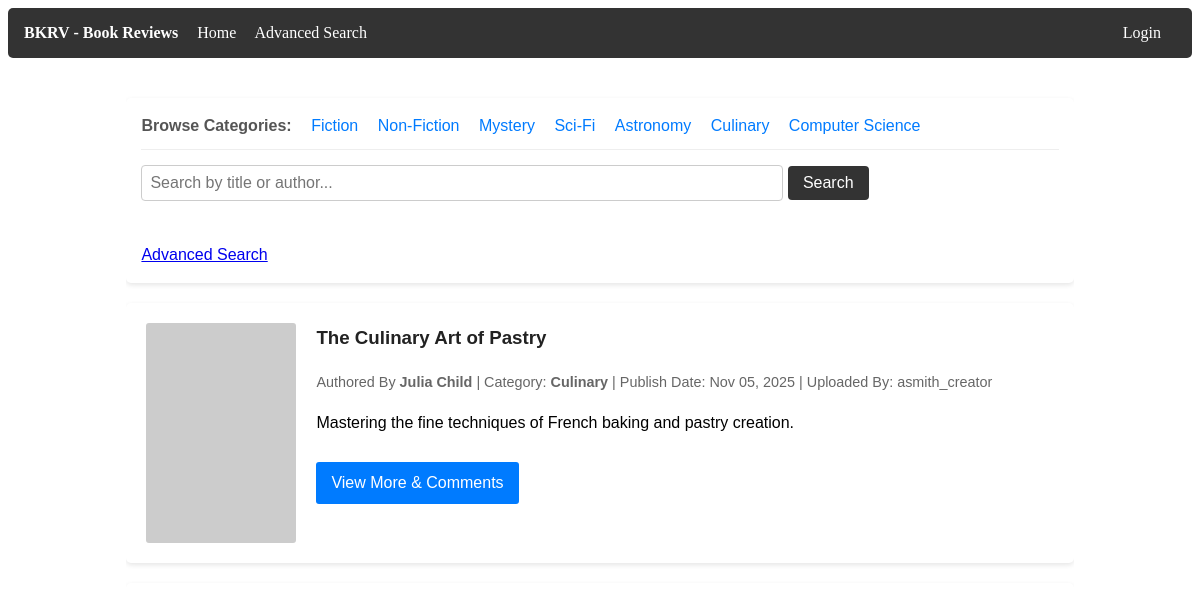
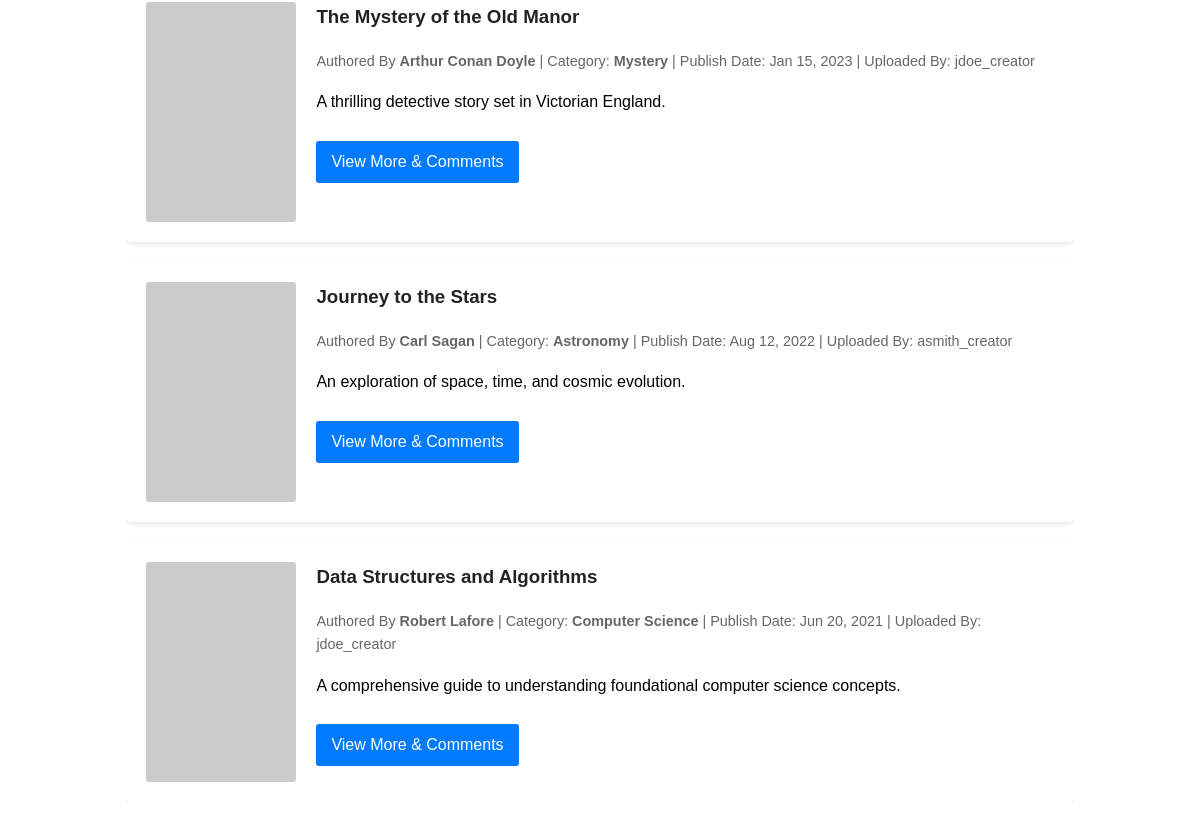
The page /NetBeansProject/HomePage.php on the database as committed earlier (2 pictures, top to bottom).
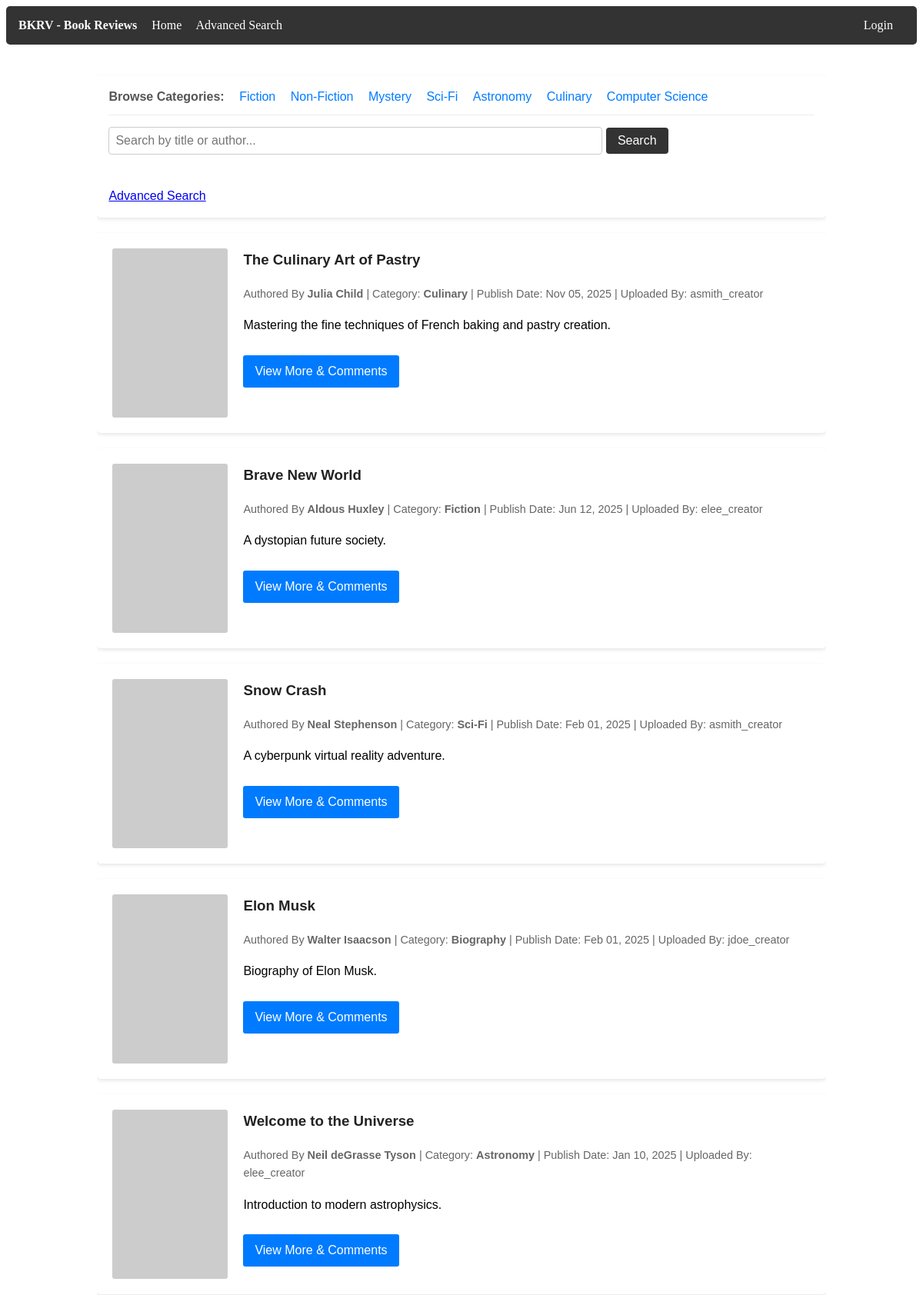
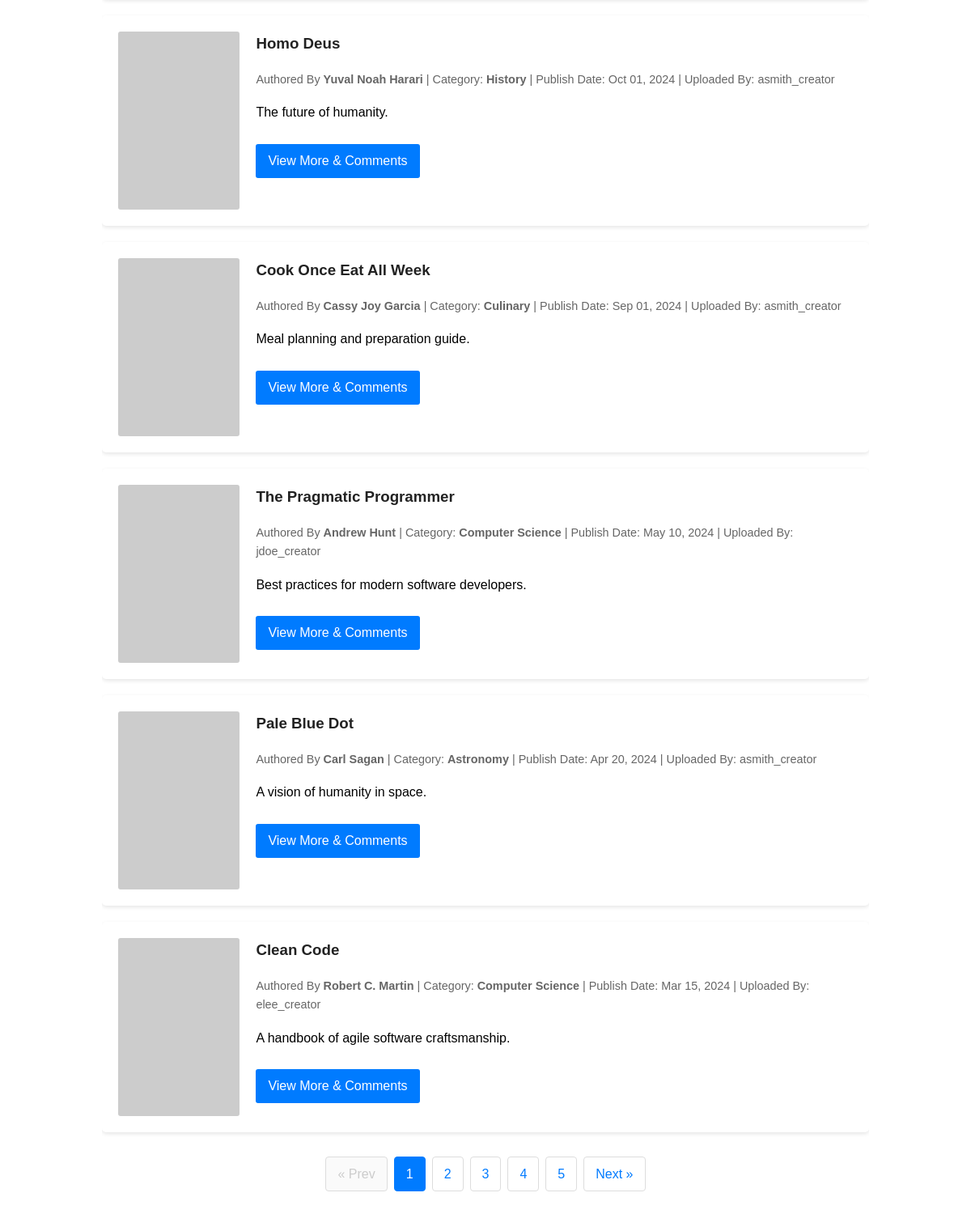
The same page on the database as committed later (2 pictures, top to bottom).
### tables this page shows
CREATE TABLE dbProj_books
(
    book_id INT AUTO_INCREMENT NOT NULL,

    creator_id INT NULL,

    title VARCHAR(255) NOT NULL,
    author_name VARCHAR(255) NOT NULL,

    short_description VARCHAR(500) NOT NULL,

    category VARCHAR(100) NULL,

    image_url VARCHAR(255) NULL,
    media_url VARCHAR(255) NULL,

    publish_date DATETIME DEFAULT CURRENT_TIMESTAMP,

    created_at TIMESTAMP DEFAULT CURRENT_TIMESTAMP,
    updated_at TIMESTAMP DEFAULT CURRENT_TIMESTAMP
               ON UPDATE CURRENT_TIMESTAMP,

    PRIMARY KEY (book_id),

    INDEX idx_creator (creator_id),
    INDEX idx_author (author_name),
    INDEX idx_category (category),
    INDEX idx_publish_date (publish_date),

    FULLTEXT KEY fx_search_idx
    (
        title,
        author_name,
        short_description,
        category
    ),

    CONSTRAINT FK_dbProj_users_TO_dbProj_books
    FOREIGN KEY (creator_id)
    REFERENCES dbProj_users(user_id)
    ON DELETE SET NULL
    ON UPDATE CASCADE

);

CREATE TABLE dbProj_users
(
    user_id INT AUTO_INCREMENT NOT NULL,

    username VARCHAR(100) NOT NULL,
    email VARCHAR(100) NOT NULL,
    password VARBINARY(255) NOT NULL,

    role ENUM('Viewer','Creator','Admin')
         NOT NULL DEFAULT 'Viewer',

    created_at TIMESTAMP DEFAULT CURRENT_TIMESTAMP,

    PRIMARY KEY (user_id),

    UNIQUE KEY uq_username (username),
    UNIQUE KEY uq_email (email)

);

### NetBeansProject/HomePage.php (the view, shortened to what the changed rows need)
<?php
include 'PageHeader.php';
$pagination = 10;
$page = isset($_GET['page']) && is_numeric($_GET['page']) ? (int) $_GET['page'] : 1;
$search_query = isset($_GET['query']) ? trim($_GET['query']) : '';
$category_filter = isset($_GET['cat']) ? trim($_GET['cat']) : '';
$params = [];
$types = "";
$where_sql = "";
$total_query = "SELECT COUNT(*) FROM dbProj_books b" . $where_sql;
$total_stmt = mysqli_prepare($conn, $total_query);
if ($total_stmt) {
    mysqli_stmt_execute($total_stmt);
    $total_result = mysqli_stmt_get_result($total_stmt);
    $total_rows = mysqli_fetch_array($total_result)[0];
} else {
    die("Count query error: " . mysqli_error($conn));
}
$total_pages = ceil($total_rows / $pagination);
$offset = ($page - 1) * $pagination;
$query = "SELECT b.book_id, b.title, b.author_name, b.short_description, b.image_url, b.media_url, b.publish_date, b.category, u.username
          FROM dbProj_books b
          LEFT JOIN dbProj_users u ON b.creator_id = u.user_id"
        . $where_sql .
        " ORDER BY b.publish_date DESC
          LIMIT ? OFFSET ?";
$stmt = mysqli_prepare($conn, $query);
if ($stmt) {
    $final_params = $params;
    $final_params[] = $pagination;
    $final_params[] = $offset;
    $final_types = $types . "ii";
    mysqli_stmt_bind_param($stmt, $final_types, ...$final_params);
    mysqli_stmt_execute($stmt);
    $result = mysqli_stmt_get_result($stmt);
} else {
    die("Database query error: " . mysqli_error($conn));
}
function buildPaginationUrl($page_num, $search, $cat) {
    $query_args = ['page' => $page_num];
    return '?' . http_build_query($query_args);
}
?>
<div class="hp-container">
    <div class="hp-book-list">
        <?php
        if ($result && mysqli_num_rows($result) > 0):
            while ($row = mysqli_fetch_assoc($result)):
                $image_src = !empty($row['image_url']) ? htmlspecialchars($row['image_url']) : 'https://via.placeholder.com/150x220?text=No+Cover';
                ?>
                <div class="hp-book-card">
                    <img src="<?php echo $image_src; ?>" alt="<?php echo htmlspecialchars($row['title']); ?> Cover" class="hp-book-image">
                    <div class="hp-book-details">
                        <h3 class="hp-book-title"><?php echo htmlspecialchars($row['title']); ?></h3>
                        <div class="hp-meta-info">
                            Authored By <strong><?php echo htmlspecialchars($row['author_name']); ?></strong> |
                            Category: <strong><?php echo htmlspecialchars($row['category'] ?? 'Uncategorized'); ?></strong> |
                            Publish Date: <?php echo date('M d, Y', strtotime($row['publish_date'])); ?> |
                            Uploaded By: <?php echo htmlspecialchars($row['username'] ?? 'Anonymous'); ?>
                        </div>
                        <p><?php echo htmlspecialchars($row['short_description']); ?></p>
                        <a href="BookComments.php?id=<?php echo $row['book_id']; ?>" class="hp-view-more-btn">View More & Comments</a>
                    </div>
                </div>
                <?php
            endwhile;
        else:
            ?>
            <p>No books found matching your criteria.</p>
        <?php endif; ?>
    </div>
    <?php if ($total_pages > 1): ?>
        <ul class="hp-pagination">
            <?php if ($page <= 1): ?>
                <li class="disabled"><span>&laquo; Prev</span></li>
            <?php else: ?>
                <li><a href="<?php echo buildPaginationUrl($page - 1, $search_query, $category_filter); ?>">&laquo; Prev</a></li>
            <?php endif; ?>
            <?php for ($i = 1; $i <= $total_pages; $i++): ?>
                <?php if ($page == $i): ?>
                    <li class="active"><span><?php echo $i; ?></span></li>
                <?php else: ?>
                    <li><a href="<?php echo buildPaginationUrl($i, $search_query, $category_filter); ?>"><?php echo $i; ?></a></li>
                <?php endif; ?>
            <?php endfor; ?>
            <?php if ($page >= $total_pages): ?>
                <li class="disabled"><span>Next &raquo;</span></li>
            <?php else: ?>
                <li><a href="<?php echo buildPaginationUrl($page + 1, $search_query, $category_filter); ?>">Next &raquo;</a></li>
            <?php endif; ?>
        </ul>
    <?php endif; ?>
</div>

Rows that differ between the two databases and show on the page:
no longer on this page (row unchanged): dbproj_books: title "The Mystery of the Old Manor", author_name "Arthur Conan Doyle", category "Mystery", publish_date "Jan 15, 2023", creator.username "jdoe_creator", short_description "A thrilling detective story set in Victorian England."
no longer on this page (row edited): dbproj_books: title "Journey to the Stars", author_name "Carl Sagan", category "Astronomy", publish_date "Aug 12, 2022", creator.username "asmith_creator", short_description "An exploration of space, time, and cosmic evolution."
no longer on this page (row edited): dbproj_books: title "Data Structures and Algorithms", author_name "Robert Lafore", category "Computer Science", publish_date "Jun 20, 2021", creator.username "jdoe_creator", short_description "A comprehensive guide to understanding foundational computer science concepts."
added dbproj_books: title "Brave New World", author_name "Aldous Huxley", category "Fiction", publish_date "Jun 12, 2025", creator.username "elee_creator", short_description "A dystopian future society."
added dbproj_books: title "Snow Crash", author_name "Neal Stephenson", category "Sci-Fi", publish_date "Feb 01, 2025", creator.username "asmith_creator", short_description "A cyberpunk virtual reality adventure."
added dbproj_books: title "Elon Musk", author_name "Walter Isaacson", category "Biography", publish_date "Feb 01, 2025", creator.username "jdoe_creator", short_description "Biography of Elon Musk."
added dbproj_books: title "Welcome to the Universe", author_name "Neil deGrasse Tyson", category "Astronomy", publish_date "Jan 10, 2025", creator.username "elee_creator", short_description "Introduction to modern astrophysics."
added dbproj_books: title "Homo Deus", author_name "Yuval Noah Harari", category "History", publish_date "Oct 01, 2024", creator.username "asmith_creator", short_description "The future of humanity."
added dbproj_books: title "Cook Once Eat All Week", author_name "Cassy Joy Garcia", category "Culinary", publish_date "Sep 01, 2024", creator.username "asmith_creator", short_description "Meal planning and preparation guide."
added dbproj_books: title "The Pragmatic Programmer", author_name "Andrew Hunt", category "Computer Science", publish_date "May 10, 2024", creator.username "jdoe_creator", short_description "Best practices for modern software developers."
added dbproj_books: title "Pale Blue Dot", author_name "Carl Sagan", category "Astronomy", publish_date "Apr 20, 2024", creator.username "asmith_creator", short_description "A vision of humanity in space."
added dbproj_books: title "Clean Code", author_name "Robert C. Martin", category "Computer Science", publish_date "Mar 15, 2024", creator.username "elee_creator", short_description "A handbook of agile software craftsmanship."
Other text that changed with them:
text now shown: "« Prev Next »"
new list line: "1"
new list line: "2"
new list line: "3"
new list line: "4"
new list line: "5"
